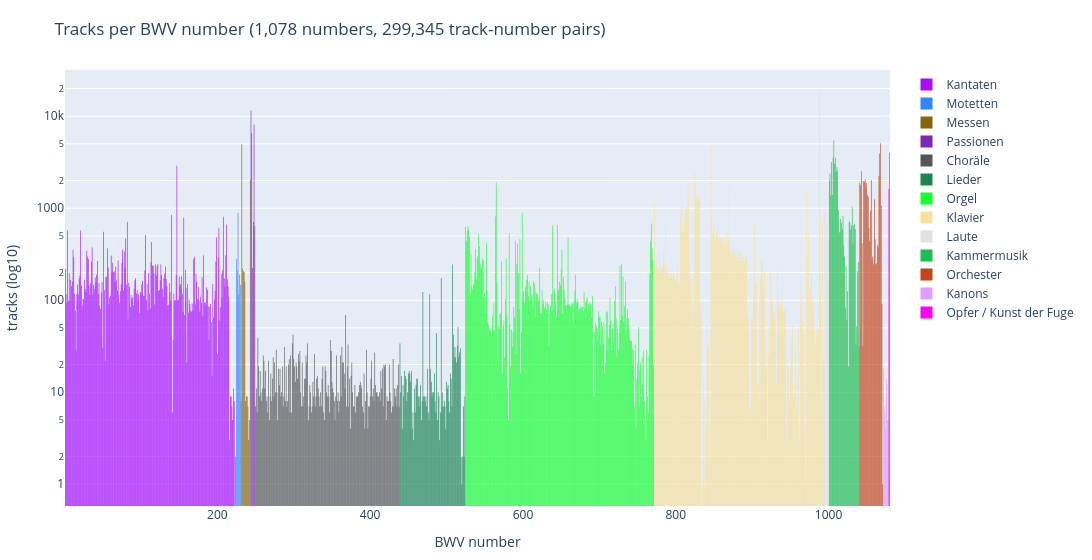

Here is the notebook cell this chart was saved with:
### Code cell
SECTIONS = [
    (1, 224, "Kantaten"),
    (225, 231, "Motetten"),
    (232, 243, "Messen"),
    (244, 249, "Passionen"),
    (250, 438, "Chor\u00e4le"),
    (439, 524, "Lieder"),
    (525, 771, "Orgel"),
    (772, 994, "Klavier"),
    (995, 1000, "Laute"),
    (1001, 1040, "Kammermusik"),
    (1041, 1071, "Orchester"),
    (1072, 1078, "Kanons"),
    (1079, 1080, "Opfer / Kunst der Fuge"),
]
max_number = max(high for _, high, _ in SECTIONS)

def section_of(number):
    for low, high, name in SECTIONS:
        if low <= number <= high:
            return name
    return "other"

capped = bwv_hits.dropna(subset=["bwv"])
capped = capped[(capped["bwv"] >= 1) & (capped["bwv"] <= max_number)]
print(f"dropped outside 1..{max_number}: {len(bwv_hits.dropna(subset=['bwv'])) - len(capped):,} catalog values")

bwv_counts = (
    capped.groupby("bwv")["track_rowid"]
    .nunique()
    .reset_index(name="tracks")
)
bwv_counts["section"] = bwv_counts["bwv"].map(section_of)

order = [name for _, _, name in SECTIONS]
fig = px.bar(
    bwv_counts,
    x="bwv",
    y="tracks",
    color="section",
    category_orders={"section": order},
    color_discrete_sequence=px.colors.qualitative.Alphabet,
    title=f"Tracks per BWV number ({len(bwv_counts):,} numbers, {bwv_counts['tracks'].sum():,} track-number pairs)",
)
fig.update_traces(marker_line_width=0)
fig.update_layout(
    bargap=0.2,
    height=560,
    width=1200,
    xaxis=dict(title="BWV number", range=[0.5, max_number + 0.5]),
    yaxis=dict(title="tracks (log10)", type="log"),
    legend_title="",
    margin=dict(t=70, b=40, l=50, r=20),
)
fig.show()

### Figure 1 — Plotly figure (JSON) as saved in the notebook; plotly's stock layout.template omitted (floating-point values rounded to 4 significant figures; data arrays with more than 128 entries replaced by an {"elided": "..."} marker saying what was removed)
{"data": [{"hovertemplate": "section=Kantaten<br>bwv=%{x}<br>tracks=%{y}<extra></extra>", "legendgroup": "Kantaten", "marker": {"color": "#AA0DFE", "line": {"width": 0}, "pattern": {"shape": ""}}, "name": "Kantaten", "orientation": "v", "showlegend": true, "textposition": "auto", "type": "bar", "x": {"elided": "223 int values"}, "xaxis": "x", "y": {"elided": "223 int values"}, "yaxis": "y"}, {"hovertemplate": "section=Motetten<br>bwv=%{x}<br>tracks=%{y}<extra></extra>", "legendgroup": "Motetten", "marker": {"color": "#3283FE", "line": {"width": 0}, "pattern": {"shape": ""}}, "name": "Motetten", "orientation": "v", "showlegend": true, "textposition": "auto", "type": "bar", "x": [225, 226, 227, 228, 229, 230, 231], "xaxis": "x", "y": [281, 209, 888, 115, 190, 146, 8], "yaxis": "y"}, {"hovertemplate": "section=Messen<br>bwv=%{x}<br>tracks=%{y}<extra></extra>", "legendgroup": "Messen", "marker": {"color": "#85660D", "line": {"width": 0}, "pattern": {"shape": ""}}, "name": "Messen", "orientation": "v", "showlegend": true, "textposition": "auto", "type": "bar", "x": [232, 233, 234, 235, 236, 237, 238, 239, 240, 241, 242, 243], "xaxis": "x", "y": [4947, 221, 208, 203, 160, 8, 9, 9, 7, 3, 5, 2055], "yaxis": "y"}, {"hovertemplate": "section=Passionen<br>bwv=%{x}<br>tracks=%{y}<extra></extra>", "legendgroup": "Passionen", "marker": {"color": "#782AB6", "line": {"width": 0}, "pattern": {"shape": ""}}, "name": "Passionen", "orientation": "v", "showlegend": true, "textposition": "auto", "type": "bar", "x": [244, 245, 246, 247, 248, 249], "xaxis": "x", "y": [11473, 6540, 224, 706, 8125, 636], "yaxis": "y"}, {"hovertemplate": "section=Choräle<br>bwv=%{x}<br>tracks=%{y}<extra></extra>", "legendgroup": "Choräle", "marker": {"color": "#565656", "line": {"width": 0}, "pattern": {"shape": ""}}, "name": "Choräle", "orientation": "v", "showlegend": true, "textposition": "auto", "type": "bar", "x": {"elided": "189 int values"}, "xaxis": "x", "y": {"elided": "189 int values"}, "yaxis": "y"}, {"hovertemplate": "section=Lieder<br>bwv=%{x}<br>tracks=%{y}<extra></extra>", "legendgroup": "Lieder", "marker": {"color": "#1C8356", "line": {"width": 0}, "pattern": {"shape": ""}}, "name": "Lieder", "orientation": "v", "showlegend": true, "textposition": "auto", "type": "bar", "x": [439, 440, 441, 442, 443, 444, 445, 446, 447, 448, 449, 450, 451, 452, 453, 454, 455, 456, 457, 458, 459, 460, 461, 462, 463, 464, 465, 466, 467, 468, 469, 470, 471, 472, 473, 474, 475, 476, 477, 478, 479, 480, 481, 482, 483, 484, 485, 486, 487, 488, 489, 490, 491, 492, 493, 494, 495, 496, 497, 498, 499, 500, 501, 502, 503, 504, 505, 506, 507, 508, 509, 510, 511, 512, 513, 514, 515, 516, 517, 518, 519, 520, 521, 522, 523, 524], "xaxis": "x", "y": [34, 10, 15, 4, 12, 9, 17, 15, 14, 8, 10, 16, 17, 16, 13, 17, 4, 6, 3, 11, 6, 12, 14, 14, 9, 7, 9, 12, 5, 8, 123, 9, 9, 8, 9, 7, 18, 6, 5, 115, 18, 13, 9, 10, 10, 16, 8, 6, 44, 5, 10, 9, 3, 6, 173, 7, 10, 7, 8, 7, 4, 13, 11, 12, 8, 6, 16, 14, 7, 244, 42, 24, 31, 24, 21, 32, 51, 24, 27, 30, 2, 1, 2, 7, 2, 9], "yaxis": "y"}, {"hovertemplate": "section=Orgel<br>bwv=%{x}<br>tracks=%{y}<extra></extra>", "legendgroup": "Orgel", "marker": {"color": "#16FF32", "line": {"width": 0}, "pattern": {"shape": ""}}, "name": "Orgel", "orientation": "v", "showlegend": true, "textposition": "auto", "type": "bar", "x": {"elided": "247 int values"}, "xaxis": "x", "y": {"elided": "247 int values"}, "yaxis": "y"}, {"hovertemplate": "section=Klavier<br>bwv=%{x}<br>tracks=%{y}<extra></extra>", "legendgroup": "Klavier", "marker": {"color": "#F7E1A0", "line": {"width": 0}, "pattern": {"shape": ""}}, "name": "Klavier", "orientation": "v", "showlegend": true, "textposition": "auto", "type": "bar", "x": {"elided": "222 int values"}, "xaxis": "x", "y": {"elided": "222 int values"}, "yaxis": "y"}, {"hovertemplate": "section=Laute<br>bwv=%{x}<br>tracks=%{y}<extra></extra>", "legendgroup": "Laute", "marker": {"color": "#E2E2E2", "line": {"width": 0}, "pattern": {"shape": ""}}, "name": "Laute", "orientation": "v", "showlegend": true, "textposition": "auto", "type": "bar", "x": [995, 996, 997, 998, 999, 1000], "xaxis": "x", "y": [839, 1253, 785, 638, 454, 166], "yaxis": "y"}, {"hovertemplate": "section=Kammermusik<br>bwv=%{x}<br>tracks=%{y}<extra></extra>", "legendgroup": "Kammermusik", "marker": {"color": "#1CBE4F", "line": {"width": 0}, "pattern": {"shape": ""}}, "name": "Kammermusik", "orientation": "v", "showlegend": true, "textposition": "auto", "type": "bar", "x": [1001, 1002, 1003, 1004, 1005, 1006, 1007, 1008, 1009, 1010, 1011, 1012, 1013, 1014, 1015, 1016, 1017, 1018, 1019, 1020, 1021, 1022, 1023, 1024, 1025, 1026, 1027, 1028, 1029, 1030, 1031, 1032, 1033, 1034, 1035, 1036, 1037, 1038, 1039, 1040], "xaxis": "x", "y": [2014, 2381, 1377, 3176, 1393, 3554, 5451, 3043, 3536, 2482, 2799, 2549, 964, 553, 536, 761, 699, 592, 823, 395, 297, 82, 235, 61, 125, 19, 716, 702, 586, 649, 1031, 410, 647, 673, 593, 33, 52, 206, 260, 32], "yaxis": "y"}, {"hovertemplate": "section=Orchester<br>bwv=%{x}<br>tracks=%{y}<extra></extra>", "legendgroup": "Orchester", "marker": {"color": "#C4451C", "line": {"width": 0}, "pattern": {"shape": ""}}, "name": "Orchester", "orientation": "v", "showlegend": true, "textposition": "auto", "type": "bar", "x": [1041, 1042, 1043, 1044, 1045, 1046, 1047, 1048, 1049, 1050, 1051, 1052, 1053, 1054, 1055, 1056, 1057, 1058, 1059, 1060, 1061, 1062, 1063, 1064, 1065, 1066, 1067, 1068, 1069, 1070, 1071], "xaxis": "x", "y": [1886, 1785, 2516, 415, 32, 1974, 1952, 2063, 1682, 1885, 1401, 1343, 610, 438, 936, 2018, 281, 299, 246, 1248, 460, 244, 252, 395, 373, 2235, 3933, 5089, 1061, 91, 1], "yaxis": "y"}, {"hovertemplate": "section=Kanons<br>bwv=%{x}<br>tracks=%{y}<extra></extra>", "legendgroup": "Kanons", "marker": {"color": "#DEA0FD", "line": {"width": 0}, "pattern": {"shape": ""}}, "name": "Kanons", "orientation": "v", "showlegend": true, "textposition": "auto", "type": "bar", "x": [1072, 1073, 1074, 1075, 1076, 1077, 1078], "xaxis": "x", "y": [18, 6, 7, 4, 14, 5, 5], "yaxis": "y"}, {"hovertemplate": "section=Opfer / Kunst der Fuge<br>bwv=%{x}<br>tracks=%{y}<extra></extra>", "legendgroup": "Opfer / Kunst der Fuge", "marker": {"color": "#FE00FA", "line": {"width": 0}, "pattern": {"shape": ""}}, "name": "Opfer / Kunst der Fuge", "orientation": "v", "showlegend": true, "textposition": "auto", "type": "bar", "x": [1079, 1080], "xaxis": "x", "y": [1616, 3998], "yaxis": "y"}], "layout": {"bargap": 0.2, "barmode": "relative", "height": 560, "legend": {"title": {"text": ""}, "tracegroupgap": 0}, "margin": {"b": 40, "l": 50, "r": 20, "t": 70}, "title": {"text": "Tracks per BWV number (1,078 numbers, 299,345 track-number pairs)"}, "width": 1200, "xaxis": {"anchor": "y", "domain": [0, 1], "range": [0.5, 1080.0], "title": {"text": "BWV number"}}, "yaxis": {"anchor": "x", "domain": [0, 1], "title": {"text": "tracks (log10)"}, "type": "log"}}}
